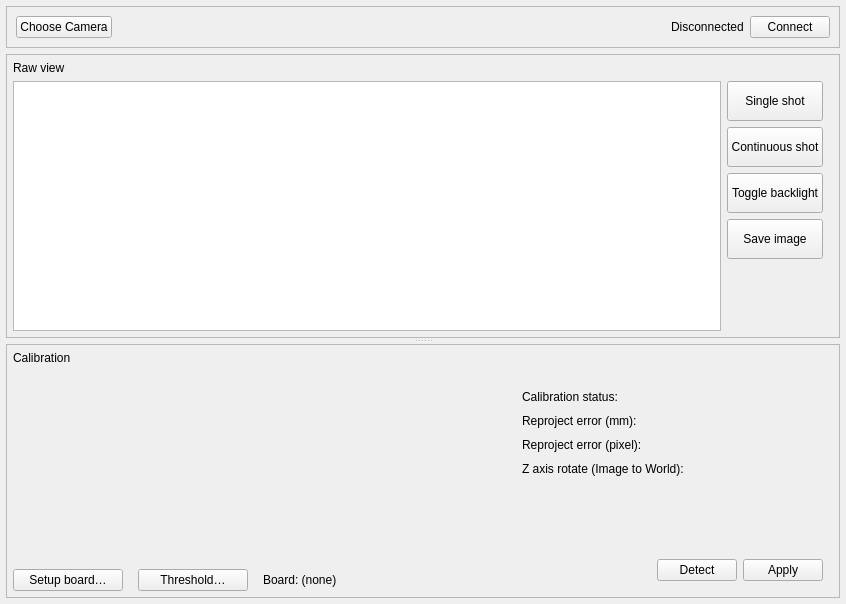
<?xml version="1.0" encoding="UTF-8"?>
<ui version="4.0">
 <class>BaslerCameraWidget</class>
 <widget class="QWidget" name="BaslerCameraWidget">
  <property name="geometry">
   <rect>
    <x>0</x>
    <y>0</y>
    <width>846</width>
    <height>604</height>
   </rect>
  </property>
  <property name="windowTitle">
   <string>Form</string>
  </property>
  <layout class="QVBoxLayout" name="verticalLayout_2">
   <property name="leftMargin">
    <number>6</number>
   </property>
   <property name="topMargin">
    <number>6</number>
   </property>
   <property name="rightMargin">
    <number>6</number>
   </property>
   <property name="bottomMargin">
    <number>6</number>
   </property>
   <item>
    <widget class="FrameBox" name="frame_connect_bar">
     <property name="frameShape">
      <enum>QFrame::Shape::StyledPanel</enum>
     </property>
     <property name="frameShadow">
      <enum>QFrame::Shadow::Raised</enum>
     </property>
     <layout class="QHBoxLayout" name="horizontalLayout_4">
      <item>
       <widget class="QPushButton" name="btn_select_camera">
        <property name="minimumSize">
         <size>
          <width>0</width>
          <height>0</height>
         </size>
        </property>
        <property name="focusPolicy">
         <enum>Qt::FocusPolicy::NoFocus</enum>
        </property>
        <property name="text">
         <string>Choose Camera</string>
        </property>
       </widget>
      </item>
      <item>
       <spacer name="horizontalSpacer_4">
        <property name="orientation">
         <enum>Qt::Orientation::Horizontal</enum>
        </property>
        <property name="sizeHint" stdset="0">
         <size>
          <width>40</width>
          <height>20</height>
         </size>
        </property>
       </spacer>
      </item>
      <item>
       <widget class="ConnectionStateLabel" name="lb_connection_status">
        <property name="text">
         <string>Disconnected</string>
        </property>
       </widget>
      </item>
      <item>
       <widget class="QPushButton" name="btn_connect">
        <property name="minimumSize">
         <size>
          <width>0</width>
          <height>0</height>
         </size>
        </property>
        <property name="focusPolicy">
         <enum>Qt::FocusPolicy::NoFocus</enum>
        </property>
        <property name="text">
         <string>Connect</string>
        </property>
       </widget>
      </item>
     </layout>
    </widget>
   </item>
   <item>
    <widget class="QSplitter" name="splitter_main">
     <property name="orientation">
      <enum>Qt::Orientation::Vertical</enum>
     </property>
     <property name="handleWidth">
      <number>6</number>
     </property>
     <widget class="QWidget" name="verticalLayoutWidget">
      <layout class="QVBoxLayout" name="vl_raw_view">
       <item>
        <widget class="FrameBox" name="frame_raw_view">
         <property name="frameShape">
          <enum>QFrame::Shape::StyledPanel</enum>
         </property>
         <property name="frameShadow">
          <enum>QFrame::Shadow::Raised</enum>
         </property>
         <layout class="QVBoxLayout" name="verticalLayout_5">
          <property name="leftMargin">
           <number>6</number>
          </property>
          <property name="topMargin">
           <number>6</number>
          </property>
          <property name="rightMargin">
           <number>6</number>
          </property>
          <property name="bottomMargin">
           <number>6</number>
          </property>
          <item>
           <widget class="QLabel" name="lb_raw_view">
            <property name="text">
             <string>Raw view</string>
            </property>
           </widget>
          </item>
          <item>
           <layout class="QHBoxLayout" name="horizontalLayout_3">
            <item>
             <widget class="ImageViewOnly" name="image_view"/>
            </item>
            <item>
             <layout class="QVBoxLayout" name="verticalLayout_3">
              <property name="rightMargin">
               <number>10</number>
              </property>
              <item>
               <widget class="QPushButton" name="btn_trigger">
                <property name="minimumSize">
                 <size>
                  <width>40</width>
                  <height>40</height>
                 </size>
                </property>
                <property name="focusPolicy">
                 <enum>Qt::FocusPolicy::NoFocus</enum>
                </property>
                <property name="text">
                 <string>Single shot</string>
                </property>
               </widget>
              </item>
              <item>
               <widget class="QPushButton" name="btn_auto_shot">
                <property name="minimumSize">
                 <size>
                  <width>40</width>
                  <height>40</height>
                 </size>
                </property>
                <property name="focusPolicy">
                 <enum>Qt::FocusPolicy::NoFocus</enum>
                </property>
                <property name="text">
                 <string>Continuous shot</string>
                </property>
               </widget>
              </item>
              <item>
               <widget class="QPushButton" name="btn_baklight_toggle">
                <property name="minimumSize">
                 <size>
                  <width>40</width>
                  <height>40</height>
                 </size>
                </property>
                <property name="focusPolicy">
                 <enum>Qt::FocusPolicy::NoFocus</enum>
                </property>
                <property name="text">
                 <string>Toggle backlight</string>
                </property>
               </widget>
              </item>
              <item>
               <widget class="QPushButton" name="btn_save_image">
                <property name="minimumSize">
                 <size>
                  <width>40</width>
                  <height>40</height>
                 </size>
                </property>
                <property name="text">
                 <string>Save image</string>
                </property>
               </widget>
              </item>
              <item>
               <spacer name="verticalSpacer">
                <property name="orientation">
                 <enum>Qt::Orientation::Vertical</enum>
                </property>
                <property name="sizeHint" stdset="0">
                 <size>
                  <width>20</width>
                  <height>40</height>
                 </size>
                </property>
               </spacer>
              </item>
             </layout>
            </item>
           </layout>
          </item>
         </layout>
        </widget>
       </item>
      </layout>
     </widget>
     <widget class="QWidget" name="verticalLayoutWidget_3">
      <layout class="QVBoxLayout" name="hl_calibration">
       <item>
        <widget class="FrameBox" name="frame_calibration">
         <property name="frameShape">
          <enum>QFrame::Shape::StyledPanel</enum>
         </property>
         <property name="frameShadow">
          <enum>QFrame::Shadow::Raised</enum>
         </property>
         <layout class="QVBoxLayout" name="verticalLayout">
          <property name="leftMargin">
           <number>6</number>
          </property>
          <property name="topMargin">
           <number>6</number>
          </property>
          <property name="rightMargin">
           <number>6</number>
          </property>
          <property name="bottomMargin">
           <number>6</number>
          </property>
          <item>
           <widget class="QLabel" name="lb_calibration">
            <property name="text">
             <string>Calibration</string>
            </property>
           </widget>
          </item>
          <item>
           <layout class="QHBoxLayout" name="horizontalLayout_2" stretch="1,0">
            <item>
             <layout class="QVBoxLayout" name="vl_calib_table" stretch="1,0">
              <property name="leftMargin">
               <number>0</number>
              </property>
              <item>
               <widget class="CalibrationPointsTable" name="table_calibration_points" native="true">
                <property name="minimumSize">
                 <size>
                  <width>200</width>
                  <height>0</height>
                 </size>
                </property>
               </widget>
              </item>
              <item>
               <layout class="QHBoxLayout" name="hl_calib_board" stretch="0,0,1">
                <property name="spacing">
                 <number>15</number>
                </property>
                <item>
                 <widget class="QPushButton" name="btn_setup_board">
                  <property name="minimumSize">
                   <size>
                    <width>110</width>
                    <height>0</height>
                   </size>
                  </property>
                  <property name="focusPolicy">
                   <enum>Qt::FocusPolicy::NoFocus</enum>
                  </property>
                  <property name="text">
                   <string>Setup board…</string>
                  </property>
                 </widget>
                </item>
                <item>
                 <widget class="QPushButton" name="btn_calib_threshold">
                  <property name="minimumSize">
                   <size>
                    <width>110</width>
                    <height>0</height>
                   </size>
                  </property>
                  <property name="focusPolicy">
                   <enum>Qt::FocusPolicy::NoFocus</enum>
                  </property>
                  <property name="text">
                   <string>Threshold…</string>
                  </property>
                 </widget>
                </item>
                <item>
                 <widget class="QLabel" name="lb_board_info">
                  <property name="text">
                   <string>Board: (none)</string>
                  </property>
                 </widget>
                </item>
               </layout>
              </item>
             </layout>
            </item>
            <item>
             <layout class="QVBoxLayout" name="vl_calibration_right_panel" stretch="1,0">
              <property name="topMargin">
               <number>10</number>
              </property>
              <property name="bottomMargin">
               <number>10</number>
              </property>
              <item>
               <widget class="QWidget" name="wg_calib_info" native="true">
                <property name="minimumSize">
                 <size>
                  <width>320</width>
                  <height>0</height>
                 </size>
                </property>
                <layout class="QVBoxLayout" name="verticalLayout_4">
                 <property name="spacing">
                  <number>10</number>
                 </property>
                 <item>
                  <widget class="QLabel" name="label_calib_status">
                   <property name="text">
                    <string>Calibration status:</string>
                   </property>
                  </widget>
                 </item>
                 <item>
                  <widget class="QLabel" name="label_calib_error_mm">
                   <property name="text">
                    <string>Reproject error (mm):</string>
                   </property>
                  </widget>
                 </item>
                 <item>
                  <widget class="QLabel" name="label_calib_error_pixel">
                   <property name="text">
                    <string>Reproject error (pixel):</string>
                   </property>
                  </widget>
                 </item>
                 <item>
                  <widget class="QLabel" name="label_calib_rotate_image2world">
                   <property name="text">
                    <string>Z axis rotate (Image to World):</string>
                   </property>
                  </widget>
                 </item>
                 <item>
                  <spacer name="verticalSpacer_2">
                   <property name="orientation">
                    <enum>Qt::Orientation::Vertical</enum>
                   </property>
                   <property name="sizeHint" stdset="0">
                    <size>
                     <width>20</width>
                     <height>40</height>
                    </size>
                   </property>
                  </spacer>
                 </item>
                </layout>
               </widget>
              </item>
              <item>
               <layout class="QHBoxLayout" name="hl_calibrate_buttons">
                <property name="rightMargin">
                 <number>10</number>
                </property>
                <item>
                 <spacer name="horizontalSpacer">
                  <property name="orientation">
                   <enum>Qt::Orientation::Horizontal</enum>
                  </property>
                  <property name="sizeHint" stdset="0">
                   <size>
                    <width>40</width>
                    <height>20</height>
                   </size>
                  </property>
                 </spacer>
                </item>
                <item>
                 <widget class="QPushButton" name="btn_calib_detect">
                  <property name="text">
                   <string>Detect</string>
                  </property>
                 </widget>
                </item>
                <item>
                 <widget class="QPushButton" name="btn_calib_apply">
                  <property name="text">
                   <string>Apply</string>
                  </property>
                 </widget>
                </item>
               </layout>
              </item>
             </layout>
            </item>
           </layout>
          </item>
         </layout>
        </widget>
       </item>
      </layout>
     </widget>
    </widget>
   </item>
  </layout>
 </widget>
 <customwidgets>
  <customwidget>
   <class>ImageViewOnly</class>
   <extends>QGraphicsView</extends>
   <header location="global">ui/widgets/image_widget/image_view_only.h</header>
  </customwidget>
  <customwidget>
   <class>CalibrationPointsTable</class>
   <extends>QWidget</extends>
   <header>ui/widgets/calibration/calibration_points_table.h</header>
  </customwidget>
  <customwidget>
   <class>FrameBox</class>
   <extends>QFrame</extends>
   <header location="global">ui/widgets/controls/frame_box.h</header>
   <container>1</container>
  </customwidget>
  <customwidget>
   <class>ConnectionStateLabel</class>
   <extends>QLabel</extends>
   <header location="global">ui/widgets/controls/connection_state_label.h</header>
  </customwidget>
 </customwidgets>
 <resources/>
 <connections/>
</ui>
